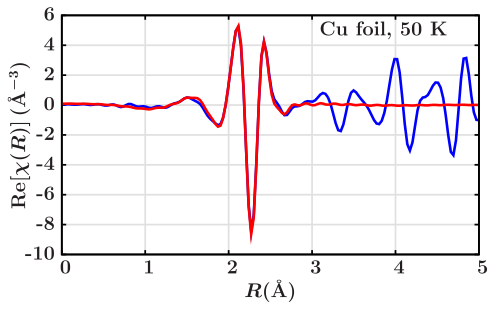

Here is the gnuplot script that generated this plot:
load 'base_real.gp'

set label 1 ' Cu foil, 50 K ' at 3,5

plot "fit_50.dat" u 1:4 w  l ls 1 \
 ,   "fit_50.dat" u 1:5 w  l ls 2
